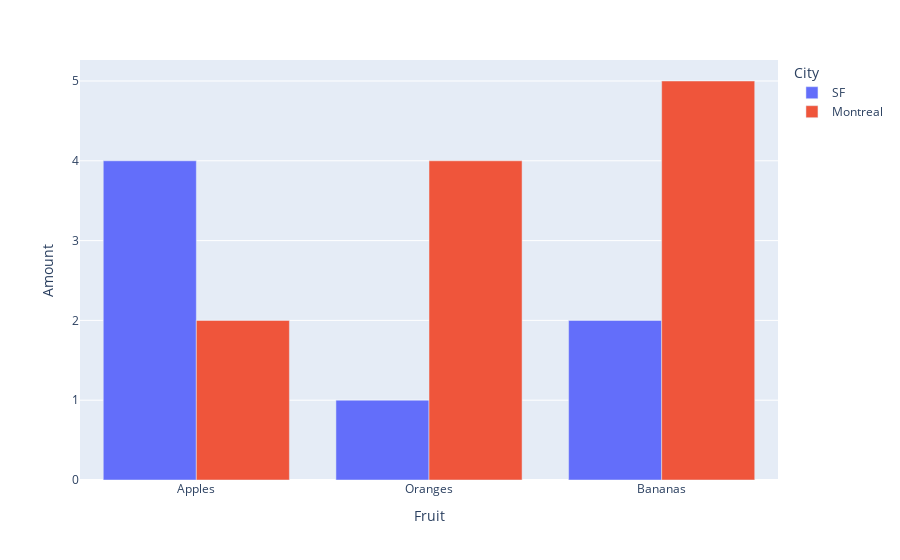

The notebook cell saved with this chart:
### Code cell
fig.show()

### Figure 1 — Plotly figure (JSON) as saved in the notebook; plotly's stock layout.template omitted (floating-point values rounded to 4 significant figures)
{"data": [{"alignmentgroup": "True", "hovertemplate": "City=SF<br>Fruit=%{x}<br>Amount=%{y}<extra></extra>", "legendgroup": "SF", "marker": {"color": "#636efa"}, "name": "SF", "offsetgroup": "SF", "orientation": "v", "showlegend": true, "textposition": "auto", "type": "bar", "x": ["Apples", "Oranges", "Bananas"], "xaxis": "x", "y": [4, 1, 2], "yaxis": "y"}, {"alignmentgroup": "True", "hovertemplate": "City=Montreal<br>Fruit=%{x}<br>Amount=%{y}<extra></extra>", "legendgroup": "Montreal", "marker": {"color": "#EF553B"}, "name": "Montreal", "offsetgroup": "Montreal", "orientation": "v", "showlegend": true, "textposition": "auto", "type": "bar", "x": ["Apples", "Oranges", "Bananas"], "xaxis": "x", "y": [2, 4, 5], "yaxis": "y"}], "layout": {"barmode": "group", "legend": {"title": {"text": "City"}, "tracegroupgap": 0}, "margin": {"t": 60}, "xaxis": {"anchor": "y", "domain": [0, 1], "title": {"text": "Fruit"}}, "yaxis": {"anchor": "x", "domain": [0, 1], "title": {"text": "Amount"}}}}
